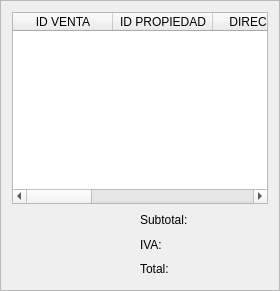
           <widget class="QFrame" name="frame_4">
            <property name="frameShape">
             <enum>QFrame::StyledPanel</enum>
            </property>
            <property name="frameShadow">
             <enum>QFrame::Sunken</enum>
            </property>
            <property name="lineWidth">
             <number>1</number>
            </property>
            <layout class="QGridLayout" name="gridLayout_16">
             <item row="0" column="0">
              <layout class="QGridLayout" name="gridLayout_15">
               <item row="0" column="0" colspan="4">
                <widget class="QTableWidget" name="tablaVentas">
                 <property name="editTriggers">
                  <set>QAbstractItemView::NoEditTriggers</set>
                 </property>
                 <property name="selectionMode">
                  <enum>QAbstractItemView::SingleSelection</enum>
                 </property>
                 <property name="selectionBehavior">
                  <enum>QAbstractItemView::SelectRows</enum>
                 </property>
                 <attribute name="verticalHeaderVisible">
                  <bool>false</bool>
                 </attribute>
                 <attribute name="verticalHeaderHighlightSections">
                  <bool>false</bool>
                 </attribute>
                 <column>
                  <property name="text">
                   <string>ID VENTA</string>
                  </property>
                 </column>
                 <column>
                  <property name="text">
                   <string>ID PROPIEDAD</string>
                  </property>
                 </column>
                 <column>
                  <property name="text">
                   <string>DIRECCION</string>
                  </property>
                 </column>
                 <column>
                  <property name="text">
                   <string>LOCALIDAD</string>
                  </property>
                 </column>
                 <column>
                  <property name="text">
                   <string>TIPO</string>
                  </property>
                 </column>
                 <column>
                  <property name="text">
                   <string>PRECIO</string>
                  </property>
                 </column>
                 <column>
                  <property name="text">
                   <string>QUITAR</string>
                  </property>
                 </column>
                </widget>
               </item>
               <item row="1" column="0" colspan="2">
                <spacer name="horizontalSpacer_65">
                 <property name="orientation">
                  <enum>Qt::Horizontal</enum>
                 </property>
                 <property name="sizeHint" stdset="0">
                  <size>
                   <width>40</width>
                   <height>20</height>
                  </size>
                 </property>
                </spacer>
               </item>
               <item row="3" column="3">
                <widget class="QLabel" name="lblTotal">
                 <property name="text">
                  <string/>
                 </property>
                 <property name="alignment">
                  <set>Qt::AlignCenter</set>
                 </property>
                </widget>
               </item>
               <item row="1" column="3">
                <widget class="QLabel" name="lblSubTotal">
                 <property name="text">
                  <string/>
                 </property>
                 <property name="alignment">
                  <set>Qt::AlignCenter</set>
                 </property>
                </widget>
               </item>
               <item row="1" column="2">
                <widget class="QLabel" name="label_19">
                 <property name="text">
                  <string>Subtotal:</string>
                 </property>
                </widget>
               </item>
               <item row="3" column="2">
                <widget class="QLabel" name="label_15">
                 <property name="text">
                  <string>Total:</string>
                 </property>
                </widget>
               </item>
               <item row="2" column="2">
                <widget class="QLabel" name="label_18">
                 <property name="maximumSize">
                  <size>
                   <width>100</width>
                   <height>16777215</height>
                  </size>
                 </property>
                 <property name="text">
                  <string>IVA:</string>
                 </property>
                </widget>
               </item>
               <item row="2" column="3">
                <widget class="QLabel" name="lblIVA">
                 <property name="maximumSize">
                  <size>
                   <width>100</width>
                   <height>16777215</height>
                  </size>
                 </property>
                 <property name="text">
                  <string/>
                 </property>
                 <property name="alignment">
                  <set>Qt::AlignCenter</set>
                 </property>
                </widget>
               </item>
               <item row="2" column="0" colspan="2">
                <spacer name="horizontalSpacer_63">
                 <property name="orientation">
                  <enum>Qt::Horizontal</enum>
                 </property>
                 <property name="sizeHint" stdset="0">
                  <size>
                   <width>37</width>
                   <height>17</height>
                  </size>
                 </property>
                </spacer>
               </item>
               <item row="3" column="0" colspan="2">
                <spacer name="horizontalSpacer_64">
                 <property name="orientation">
                  <enum>Qt::Horizontal</enum>
                 </property>
                 <property name="sizeHint" stdset="0">
                  <size>
                   <width>40</width>
                   <height>20</height>
                  </size>
                 </property>
                </spacer>
               </item>
              </layout>
             </item>
            </layout>
           </widget>
